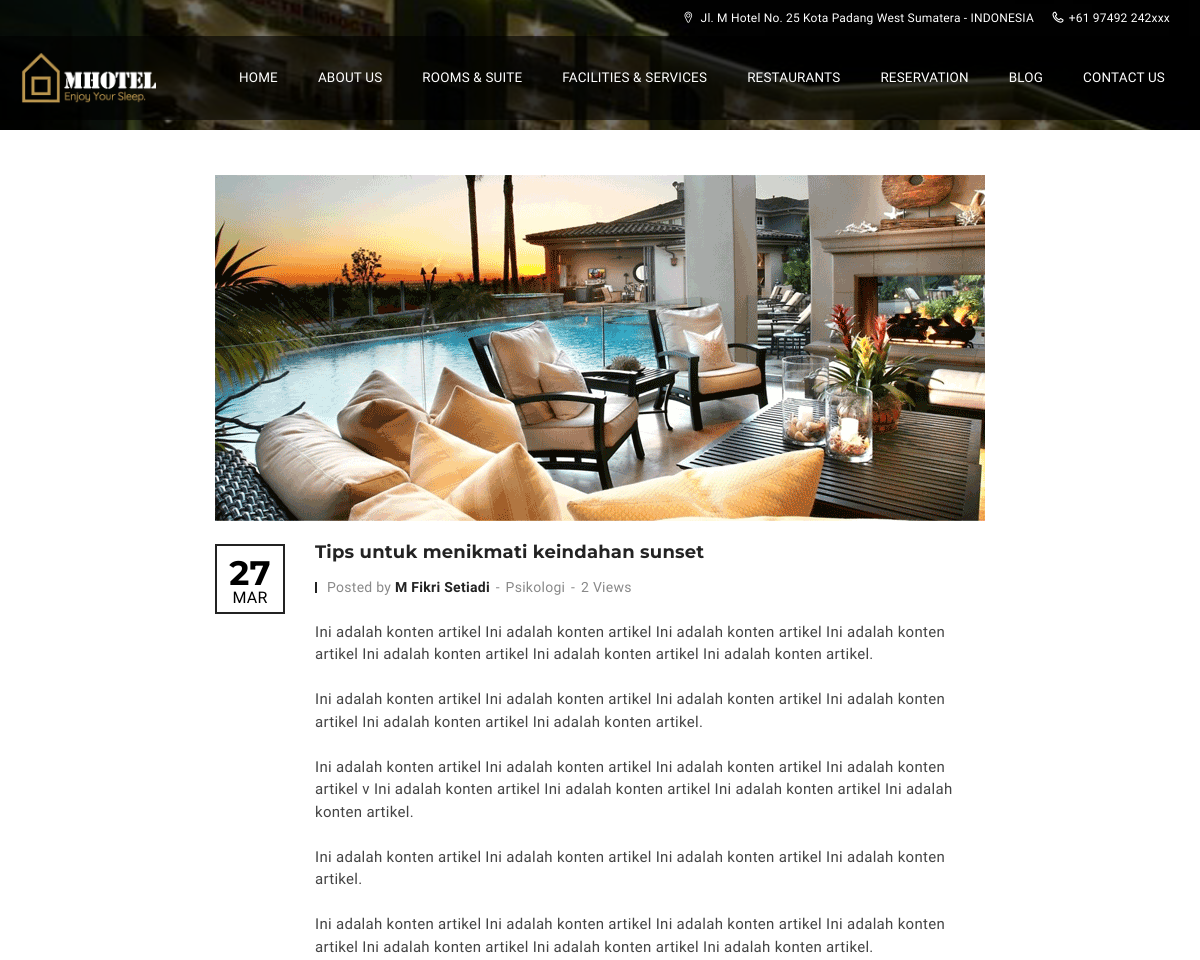
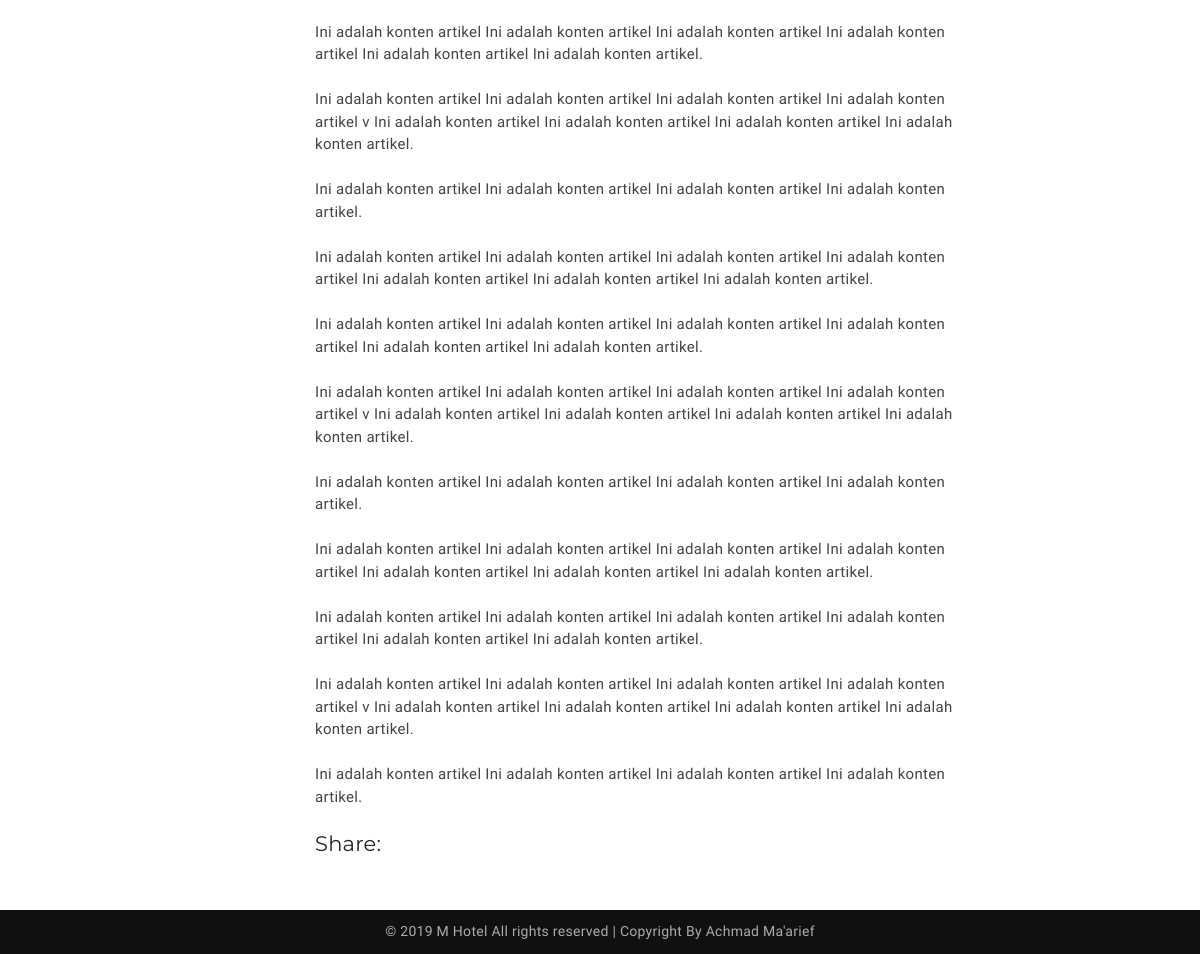
The app's page /blog/tips-untuk-menikmati-keindahan-sunset with its own data (2 pictures, top to bottom).
### tables this page shows
CREATE TABLE IF NOT EXISTS `kontak` (
  `kd_kontak` int(11) NOT NULL AUTO_INCREMENT,
  `des` text NOT NULL,
  `alamat` text NOT NULL,
  `telp` text NOT NULL,
  `email` text NOT NULL,
  PRIMARY KEY (`kd_kontak`)
);

CREATE TABLE IF NOT EXISTS `tulisan` (
  `tulisan_id` int(11) NOT NULL AUTO_INCREMENT,
  `tulisan_judul` varchar(100) DEFAULT NULL,
  `tulisan_isi` longtext,
  `tulisan_tanggal` timestamp NULL DEFAULT CURRENT_TIMESTAMP,
  `tulisan_kategori_id` int(11) DEFAULT NULL,
  `tulisan_kategori_nama` varchar(30) DEFAULT NULL,
  `tulisan_views` int(11) DEFAULT '0',
  `tulisan_gambar` varchar(40) DEFAULT NULL,
  `tulisan_pengguna_id` int(11) DEFAULT NULL,
  `tulisan_author` varchar(40) DEFAULT NULL,
  `tulisan_slug` varchar(250) NOT NULL,
  `tulisan_deskripsi` text NOT NULL,
  `tulisan_lang` varchar(20) DEFAULT NULL,
  PRIMARY KEY (`tulisan_id`),
  KEY `tulisan_kategori_id` (`tulisan_kategori_id`),
  KEY `tulisan_pengguna_id` (`tulisan_pengguna_id`)
);

### application/controllers/Blog.php (called while the page is built, shortened)
<?php
class Blog extends CI_Controller{
	function __construct(){
		$this->load->model('M_tulisan','m_tulisan');
		$this->load->model('M_kategori','m_kategori');
		$this->load->model('M_pengunjung','m_pengunjung');
	}
	function detail($slug){
		    $data=$this->m_tulisan->get_berita_by_slug_id($slug);
		    if($data->num_rows() > 0){
		        $q=$data->row_array();
    			$kode=$q['tulisan_id'];
    			$this->m_tulisan->count_views($kode);
    			$x['data']=$this->m_tulisan->get_blog_by_kode($kode);
    			$x['jum_views']=$this->m_tulisan->jum_views($kode);
    			$this->load->view('frontend/blog_detail_view',$x);
		    }else{
		        redirect('blog');
		    }
	}
}

### index.php (called while the page is built, shortened)
<?php
require_once BASEPATH.'core/CodeIgniter.php';

### application/models/M_tulisan.php (called while the page is built, shortened)
<?php
class M_tulisan extends CI_Model{
	function get_blog_by_kode($kode){
		$hsl=$this->db->query("SELECT tulisan.*,DATE_FORMAT(tulisan_tanggal,'%d %M %Y') AS tanggal,kategori_slug,DAY(tulisan_tanggal) AS hari,LEFT(DATE_FORMAT(tulisan_tanggal,'%M'),3) AS bulan FROM tulisan JOIN kategori ON kategori_id=tulisan_kategori_id WHERE tulisan_id='$kode'");
		return $hsl;
	}
	function count_views($kode){
        $user_ip=$_SERVER['REMOTE_ADDR'];
        $cek_ip=$this->db->query("SELECT * FROM post_views WHERE views_ip='$user_ip' AND views_tulisan_id='$kode' AND DATE(views_tanggal)=CURDATE()");
        if($cek_ip->num_rows() <= 0){
            $this->db->trans_start();
				$this->db->query("INSERT INTO post_views (views_ip,views_tulisan_id) VALUES('$user_ip','$kode')");
				$this->db->query("UPDATE tulisan SET tulisan_views=tulisan_views+1 where tulisan_id='$kode'");
			$this->db->trans_complete();
			if($this->db->trans_status()==TRUE){
				return TRUE;
			}else{
				return FALSE;
			}
        }
    }
    function get_berita_by_slug_id($slug){
		$hsl=$this->db->query("SELECT tulisan.*,DATE_FORMAT(tulisan_tanggal,'%d %M %Y') AS tanggal FROM tulisan where tulisan_slug='$slug' AND tulisan_lang='id'");
		return $hsl;
	}
}

### application/views/frontend/blog_detail_view.php (the view, shortened to what this page needs)
<!DOCTYPE html>
<html lang="en">
<head>
    <?php
      $b=$data->row_array();
      $img=base_url().'assets/images/'.$b['tulisan_gambar'];
      $title=$b['tulisan_judul'];
    ?>
    <link rel="stylesheet" type="text/css" href="<?php echo base_url().'theme/css/lib/font-awesome.min.css'?>">
    <link rel="stylesheet" type="text/css" href="<?php echo base_url().'theme/css/lib/font-lotusicon.css'?>">
    <link rel="stylesheet" type="text/css" href="<?php echo base_url().'theme/css/lib/bootstrap.min.css'?>">
    <link rel="stylesheet" type="text/css" href="<?php echo base_url().'theme/css/lib/owl.carousel.css'?>">
    <link rel="stylesheet" type="text/css" href="<?php echo base_url().'theme/css/lib/jquery-ui.min.css'?>">
    <link rel="stylesheet" type="text/css" href="<?php echo base_url().'theme/css/lib/magnific-popup.css'?>">
    <link rel="stylesheet" type="text/css" href="<?php echo base_url().'theme/css/lib/settings.css'?>">
    <link rel="stylesheet" type="text/css" href="<?php echo base_url().'theme/css/lib/bootstrap-select.min.css'?>">
    <link rel="stylesheet" type="text/css" href="<?php echo base_url().'theme/css/helper.css'?>">
    <link rel="stylesheet" type="text/css" href="<?php echo base_url().'theme/css/custom.css'?>">
    <link rel="stylesheet" type="text/css" href="<?php echo base_url().'theme/css/responsive.css'?>">
    <link rel="stylesheet" type="text/css" href="<?php echo base_url().'theme/css/style.css'?>">
    <link rel="stylesheet" href="<?php echo base_url().'theme/css/jssocials.css'?>">
    <link rel="stylesheet" href="<?php echo base_url().'theme/css/jssocials-theme-flat.css'?>">
</head>
<body>
    <div id="page-wrap">
        <header id="header" class="header-v2">
           <?php $this->load->view('frontend/headertop');?>
        </header>
        <section class="section-sub-banner bg-9">
            <div class="sub-banner">
                <div class="container">
                    <div class="text text-center">
                    </div>
                </div>
            </div>
        </section>
        <section class="section-blog bg-white">
            <div class="container">
                <div class="blog">
                    <div class="row">
                        <div class="col-md-8 col-md-offset-2">
                            <div class="blog-content">
                                <article class="post post-single">
                                    <div class="entry-media">
                                        <img src="<?php echo $img;?>" alt="<?php echo $title;?>">
                                        <span class="posted-on"><strong><?php echo $b['hari'];?></strong><?php echo $b['bulan'];?></span>
                                    </div>
                                    <div class="entry-header">
                                        <h2 class="entry-title"><?php echo $title;?></h2>
                                        <p class="entry-meta">
                                            <span class="entry-author">
                                                <span class="screen-reader-text">Posted by </span>
                                                <a href="#" class="entry-author-link">
                                                    <span class="entry-author-name"><?php echo $b['tulisan_author'];?></span>
                                                </a>
                                            </span>
                                            <span class="entry-categories">
                                                <a href="#"><?php echo $b['tulisan_kategori_nama'];?></a>
                                            </span>
                                            <span class="entry-comments-link">
                                                <a href="#"><?php echo $jum_views->num_rows().' Views';?></a>
                                            </span>
                                        </p>
                                    </div>
                                    <div class="entry-content"><?php echo $b['tulisan_isi'];?></div>
                                    <div class="entry-share" style="margin-top: 20px;margin-left: 13%;">
                                        <h4>Share:</h4>
                                    </div>
                                </article>
                            </div>
                        </div>
                    </div>
                </div>
            </div>
        </section>
    </div>
</body>
</html>

### application/views/frontend/headertop.php
<div class="header_top">
             <div class="container">
                 <div class="header_left float-right">
		<?php
			$sql=$this->db->query("SELECT * from kontak");
			$header=$sql->row_array();
		?>
                     <span><i class="lotus-icon-location"></i> <?php echo $header['alamat']?></span>
                     <span><i class="lotus-icon-phone"></i><?php echo $header['telp']?></span>
                 </div>
             </div>
         </div>

### records on screen
kontak: alamat "Jl. M Hotel No. 25 Kota Padang West Sumatera - INDONESIA", telp "+61 97492 242xxx"
tulisan: tulisan_gambar (picture), tulisan_judul "Tips untuk menikmati keindahan sunset", tulisan_author "M Fikri Setiadi", tulisan_kategori_nama "Psikologi", tulisan_isi "Ini adalah konten artikel Ini adalah konten artikel Ini adalah konten artikel Ini adalah konten artikel Ini adalah konten artikel Ini adalah konten artikel Ini adalah konten artikel. Ini adalah konten artikel Ini adalah konten artikel Ini adalah konten artikel Ini adalah konten artikel Ini adalah konten artikel Ini adalah konten artikel. Ini adalah konten artikel Ini adalah konten artikel Ini adalah konten artikel Ini adalah konten artikel v Ini adalah konten artikel Ini adalah konten artikel Ini adalah konten artikel Ini adalah konten artikel. Ini adalah konten artikel Ini adalah konten artikel Ini adalah konten artikel Ini adalah konten artikel. Ini adalah konten artikel Ini adalah konten…"

### other values on screen
$b['hari'] "27"
$b['bulan'] "MAR"
$jum_views->num_rows() "2"
